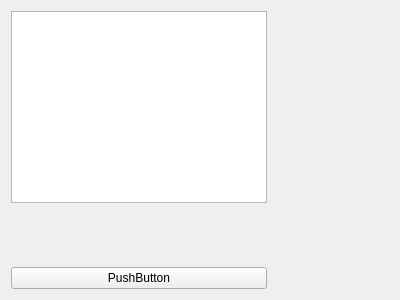
<?xml version="1.0" encoding="UTF-8"?>
<ui version="4.0">
 <class>AddWidget</class>
 <widget class="QWidget" name="AddWidget">
  <property name="geometry">
   <rect>
    <x>0</x>
    <y>0</y>
    <width>400</width>
    <height>300</height>
   </rect>
  </property>
  <property name="windowTitle">
   <string>Form</string>
  </property>
  <layout class="QGridLayout" name="gridLayout">
   <item row="4" column="0">
    <widget class="QPushButton" name="pushButton">
     <property name="text">
      <string>PushButton</string>
     </property>
    </widget>
   </item>
   <item row="1" column="0">
    <widget class="QTextEdit" name="textEdit">
     <property name="maximumSize">
      <size>
       <width>16777215</width>
       <height>200</height>
      </size>
     </property>
    </widget>
   </item>
   <item row="2" column="0">
    <spacer name="verticalSpacer">
     <property name="orientation">
      <enum>Qt::Vertical</enum>
     </property>
     <property name="sizeHint" stdset="0">
      <size>
       <width>20</width>
       <height>40</height>
      </size>
     </property>
    </spacer>
   </item>
   <item row="1" column="1">
    <spacer name="horizontalSpacer">
     <property name="orientation">
      <enum>Qt::Horizontal</enum>
     </property>
     <property name="sizeHint" stdset="0">
      <size>
       <width>40</width>
       <height>20</height>
      </size>
     </property>
    </spacer>
   </item>
  </layout>
 </widget>
 <resources/>
 <connections/>
</ui>
